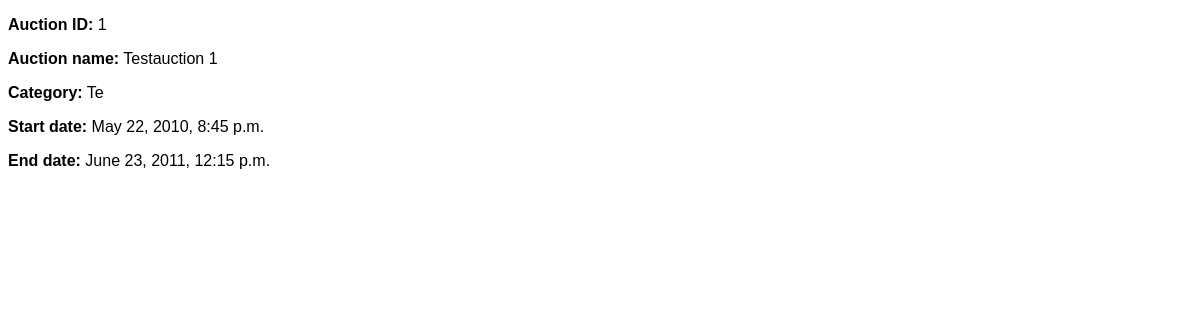
Page /YAAS/view_auction/1/ on the committed database.
### YAAS_app/models.py (models this page shows)
class Auction(models.Model):
    id = models.AutoField(primary_key=True)
    name = models.CharField(max_length=30)
    category = models.CharField(max_length=30)
    startDate = models.DateTimeField()
    endDate = models.DateTimeField()
    @classmethod
    def getById(cls, auction_id):
        return cls.objects.get(id=auction_id)

### YAAS_app/views.py (the view)
def view_auction(request, id):
    auctions = Auction.objects.filter(id=id)
    if len(auctions) > 0:
        template = "view_auction.html"
        context = {"auction": Auction.getById(id)}
        return render_to_response(template, context)
    else:
        return HttpResponse("Auction not found")

### templates/view_auction.html (shortened to what this page needs)
<!DOCTYPE html>
<html>
<head>
    {% load staticfiles %}
    <link rel="stylesheet" type="text/css" href="{% static "css/main.css" %}">
</head>
<body>
    <p><b>Auction ID:</b> {{ auction.id }}</p>
    <p><b>Auction name:</b> {{ auction.name }}</p>
    <p><b>Category:</b> {{ auction.category }}</p>
    <p><b>Start date:</b> {{ auction.startDate }}</p>
    <p><b>End date:</b> {{ auction.endDate }}</p>
</body>
</html>

### YAAS_app/static/css/main.css (style rules this page uses)
body { font-family:helvetica,sans-serif; }

### rows in the picture
Auction: id "1", name "Testauction 1", category "Te", startDate "May 22, 2010, 8:45 p.m.", endDate "June 23, 2011, 12:15 p.m."
